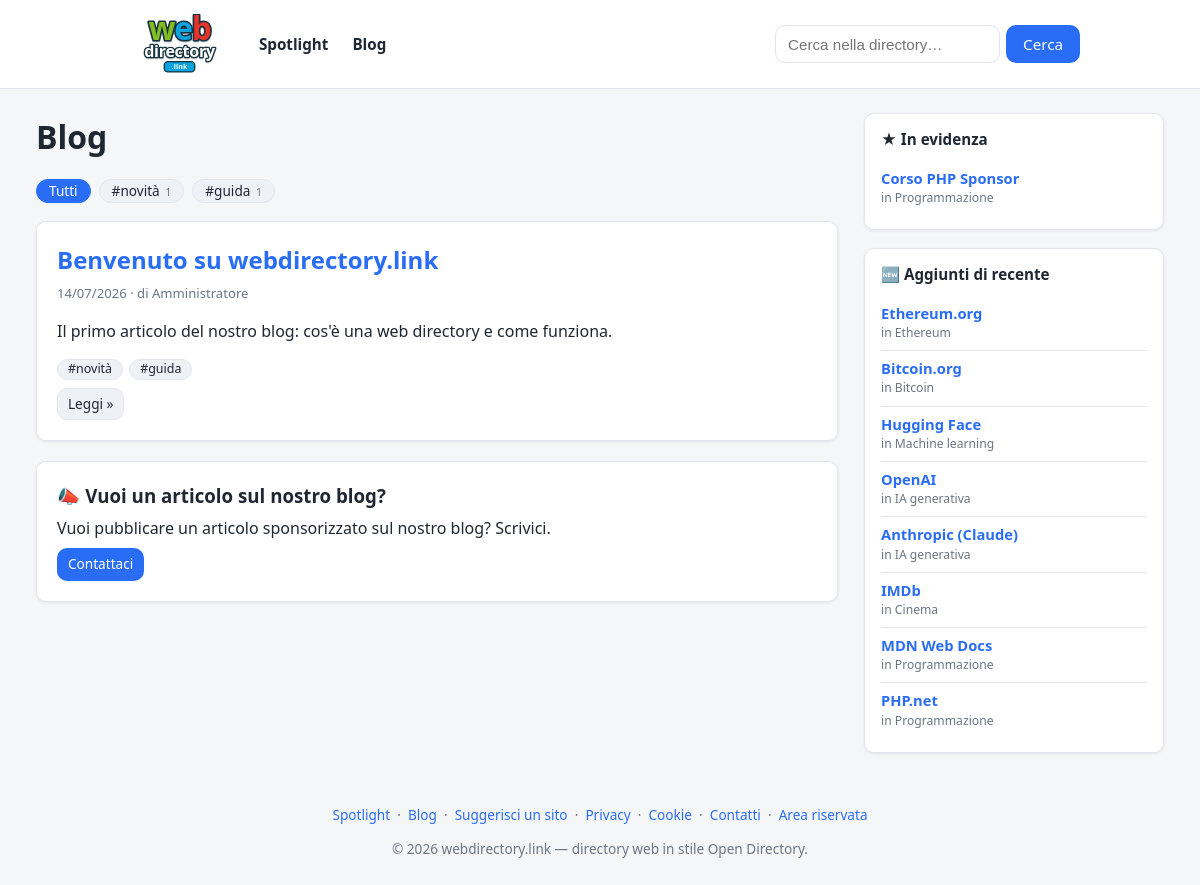
Page /blog on the committed database.
### tables this page shows
CREATE TABLE `posts` (
  `id`           INT UNSIGNED NOT NULL AUTO_INCREMENT,
  `title`        VARCHAR(200) NOT NULL,
  `slug`         VARCHAR(220) NOT NULL,
  `excerpt`      VARCHAR(500) NULL,
  `body`         MEDIUMTEXT NULL,
  `cover_image`  VARCHAR(500) NULL,
  `tags`         VARCHAR(255) NULL,
  `category_id`  INT UNSIGNED NULL,
  `is_sponsored`    TINYINT(1) NOT NULL DEFAULT 0,
  `sponsor_name`    VARCHAR(160) NULL,
  `sponsor_url`     VARCHAR(500) NULL,
  `sponsor_price`   DECIMAL(8,2) NULL,
  `sponsored_until` DATE NULL,
  `status`       ENUM('draft','published') NOT NULL DEFAULT 'draft',
  `author`       VARCHAR(120) NULL,
  `published_at` DATETIME NULL,
  `created_at`   DATETIME NOT NULL DEFAULT CURRENT_TIMESTAMP,
  PRIMARY KEY (`id`),
  UNIQUE KEY `uq_posts_slug` (`slug`),
  KEY `idx_posts_status` (`status`,`published_at`),
  KEY `idx_posts_category` (`category_id`),
  CONSTRAINT `fk_posts_category` FOREIGN KEY (`category_id`)
    REFERENCES `categories` (`id`) ON DELETE SET NULL
);

CREATE TABLE `links` (
  `id`           INT UNSIGNED NOT NULL AUTO_INCREMENT,
  `category_id`  INT UNSIGNED NOT NULL,
  `title`        VARCHAR(200) NOT NULL,
  `url`          VARCHAR(2048) NOT NULL,
  `description`  TEXT NULL,
  `status`       ENUM('approved','pending') NOT NULL DEFAULT 'approved',
  `submitted_by` VARCHAR(190) NULL,    
  `featured`         TINYINT(1) NOT NULL DEFAULT 0,    
  `featured_position` INT NOT NULL DEFAULT 0,          
  `featured_until`   DATE NULL,                        
  `image_url`    VARCHAR(2048) NULL,                   
  `latitude`     DECIMAL(10,7) NULL,                   
  `longitude`    DECIMAL(10,7) NULL,
  `address`      VARCHAR(255) NULL,                    
  `sort_order`   INT NOT NULL DEFAULT 0,
  `created_at`   DATETIME NOT NULL DEFAULT CURRENT_TIMESTAMP,
  PRIMARY KEY (`id`),
  KEY `idx_links_category` (`category_id`),
  KEY `idx_links_status` (`status`),
  KEY `idx_links_featured` (`featured`,`featured_position`),
  FULLTEXT KEY `ft_links_search` (`title`,`description`),
  CONSTRAINT `fk_links_category` FOREIGN KEY (`category_id`)
      REFERENCES `categories`(`id`) ON DELETE CASCADE
);

CREATE TABLE `categories` (
  `id`          INT UNSIGNED NOT NULL AUTO_INCREMENT,
  `parent_id`   INT UNSIGNED NULL,
  `name`        VARCHAR(160) NOT NULL,
  `slug`        VARCHAR(180) NOT NULL,
  `path`        VARCHAR(2000) NOT NULL DEFAULT '',   
  `description` TEXT NULL,
  `sort_order`  INT NOT NULL DEFAULT 0,
  `created_at`  DATETIME NOT NULL DEFAULT CURRENT_TIMESTAMP,
  PRIMARY KEY (`id`),
  KEY `idx_categories_parent` (`parent_id`),
  KEY `idx_categories_path` (`path`(191)),
  CONSTRAINT `fk_categories_parent` FOREIGN KEY (`parent_id`)
      REFERENCES `categories`(`id`) ON DELETE CASCADE
);

### app/helpers.php (called while the page is built, shortened)
<?php
function e(?string $v): string
{
    return htmlspecialchars((string) $v, ENT_QUOTES | ENT_SUBSTITUTE, 'UTF-8');
}
function setting(string $key, string $default = ''): string
{
    return Setting::get($key, $default);
}
function url(string $path = ''): string
{
    global $CONFIG;
    $base = rtrim($CONFIG['site']['base_url'] ?? '', '/');
    $path = '/' . ltrim($path, '/');
    return $base . ($path === '/' ? '/' : $path);
}
function view(string $view, array $data = [], string $layout = 'layout'): void
{
    extract($data, EXTR_SKIP);
    require APP_PATH . '/views/' . $view . '.php';
    require APP_PATH . '/views/partials/' . $layout . '.php';
}

### app/controllers/PublicController.php (called while the page is built, shortened)
<?php
class PublicController
{
    public static function blog(): void
    {
        global $CONFIG;
        $perPage = (int) ($CONFIG['per_page'] ?? 20);
        $page = max(1, (int) input('page', '1'));
        $offset = ($page - 1) * $perPage;
        $tag = trim(input('tag'));
        $tag = $tag !== '' ? $tag : null;
        view('public/blog', [
            'title'    => $tag ? 'Blog · #' . $tag : 'Blog',
            'posts'    => Post::published($perPage, $offset, $tag),
            'total'    => Post::publishedCount($tag),
            'page'     => $page,
            'perPage'  => $perPage,
            'tag'      => $tag,
            'tagCloud' => Post::tagCloud(),
        ]);
    }
}

### app/config.php (called while the page is built)
<?php
return [
    'db' => [
        'driver'  => getenv('DB_DRIVER') ?: 'mysql',
        'host'    => getenv('DB_HOST') ?: '127.0.0.1',
        'name'    => getenv('DB_NAME') ?: 'dircms',
        'user'    => getenv('DB_USER') ?: 'root',
        'pass'    => getenv('DB_PASS') ?: '',
        'charset' => 'utf8mb4',
    ],
    'site' => [
        'name'     => 'webdirectory.link',
        'base_url' => '',
        'url'      => getenv('SITE_URL') ?: 'https://webdirectory.link',
        'email'    => 'info@webdirectory.link',
        'owner'    => '',
    ],
    'per_page' => 20,
    'adsense' => [
        'client' => getenv('ADSENSE_CLIENT') ?: '',
        'slot'   => getenv('ADSENSE_SLOT') ?: '',
    ],
    'antispam' => [
        'enabled'  => true,
        'min_secs' => 3,
    ],
    'describe' => [
        'meta_enabled' => true,
        'ai_enabled'   => (bool) (getenv('ANTHROPIC_API_KEY')),
        'ai_api_key'   => getenv('ANTHROPIC_API_KEY') ?: '',
        'ai_model'     => 'claude-haiku-4-5',
    ],
];

### app/Database.php (called while the page is built, shortened)
<?php
class Database
{
    private static ?PDO $pdo = null;
    public static function connect(array $cfg): PDO
    {
        $dsn = sprintf(
            'mysql:host=%s;dbname=%s;charset=%s',
            $cfg['host'],
            $cfg['name'],
            $cfg['charset']
        );
        self::$pdo = new PDO($dsn, $cfg['user'], $cfg['pass'], [
            PDO::ATTR_ERRMODE            => PDO::ERRMODE_EXCEPTION,
            PDO::ATTR_DEFAULT_FETCH_MODE => PDO::FETCH_ASSOC,
            PDO::ATTR_EMULATE_PREPARES   => false,
        ]);
        return self::$pdo;
    }
    public static function pdo(): PDO
    {
        return self::$pdo;
    }
    public static function driver(): string
    {
        return (string) self::pdo()->getAttribute(PDO::ATTR_DRIVER_NAME);
    }
}

### app/models/Post.php (called while the page is built, shortened)
<?php
class Post
{
    public static function db(): PDO
    {
        return Database::pdo();
    }
    public static function published(int $limit, int $offset, ?string $tag = null): array
    {
        $sql = "SELECT p.*, c.name AS category_name, c.path AS category_path
                FROM posts p LEFT JOIN categories c ON c.id = p.category_id
                WHERE p.status = 'published'";
        $sql .= ' ORDER BY p.published_at DESC, p.id DESC LIMIT ? OFFSET ?';
        $st = self::db()->prepare(self::concatSql($sql));
        $i = 1;
        $st->bindValue($i++, $limit, PDO::PARAM_INT);
        $st->bindValue($i++, $offset, PDO::PARAM_INT);
        $st->execute();
        return $st->fetchAll();
    }
    private static function concatSql(string $sql): string
    {
        if (Database::driver() === 'mysql') {
            $sql = str_replace(
                "(',' || REPLACE(LOWER(p.tags), ', ', ',') || ',')",
                "CONCAT(',', REPLACE(LOWER(p.tags), ', ', ','), ',')",
                $sql
            );
        }
        return $sql;
    }
    public static function tagCloud(): array
    {
        $rows = self::db()->query(
            "SELECT tags FROM posts WHERE status = 'published' AND tags IS NOT NULL AND tags <> ''"
        )->fetchAll();
        $counts = [];
        foreach ($rows as $r) {
            foreach (self::splitTags($r['tags']) as $t) {
                $key = mb_strtolower($t);
                if (!isset($counts[$key])) {
                    $counts[$key] = ['tag' => $t, 'count' => 0];
                }
                $counts[$key]['count']++;
            }
        }
        uasort($counts, fn($a, $b) => $b['count'] <=> $a['count']);
        return array_values($counts);
    }
    public static function splitTags(?string $tags): array
    {
        $parts = array_map('trim', explode(',', $tags));
        return array_values(array_filter($parts, fn($t) => $t !== ''));
    }
}

### app/models/Setting.php (called while the page is built, shortened)
<?php
class Setting
{
    private static ?array $cache = null;
    private static function load(): array
    {
        if (self::$cache !== null) {
            return self::$cache;
        }
        self::$cache = [];
        try {
            $rows = Database::pdo()->query('SELECT `key`,`value` FROM settings');
            foreach ($rows as $r) {
                self::$cache[$r['key']] = $r['value'];
            }
        } catch (Throwable $e) {
        }
        return self::$cache;
    }
    public static function get(string $key, string $default = ''): string
    {
        $all = self::load();
        $v = $all[$key] ?? null;
        return ($v === null || $v === '') ? $default : $v;
    }
}

### app/models/Link.php (called while the page is built, shortened)
<?php
class Link
{
    public static function db(): PDO
    {
        return Database::pdo();
    }
    public static function expireFeatured(): void
    {
        $st = self::db()->prepare(
            "UPDATE links SET featured = 0
             WHERE featured = 1 AND featured_until IS NOT NULL AND featured_until < ?"
        );
        $st->execute([date('Y-m-d')]);
    }
    public static function topFeatured(int $limit): array
    {
        self::expireFeatured();
        $st = self::db()->prepare(
            "SELECT l.*, c.name AS category_name, c.path AS category_path
             FROM links l JOIN categories c ON c.id = l.category_id
             WHERE l.featured = 1 AND l.status = 'approved'
             ORDER BY l.featured_position ASC, l.created_at DESC
             LIMIT ?"
        );
        $st->bindValue(1, $limit, PDO::PARAM_INT);
        $st->execute();
        return $st->fetchAll();
    }
    public static function recent(int $limit): array
    {
        $st = self::db()->prepare(
            "SELECT l.*, c.name AS category_name, c.path AS category_path
             FROM links l JOIN categories c ON c.id = l.category_id
             WHERE l.status = 'approved'
             ORDER BY l.created_at DESC, l.id DESC
             LIMIT ?"
        );
        $st->bindValue(1, $limit, PDO::PARAM_INT);
        $st->execute();
        return $st->fetchAll();
    }
}

### app/views/public/blog.php (the view, shortened to what this page needs)
<div class="page-head">
  <h1 style="margin:0">Blog</h1>
</div>
<?php if (!empty($tagCloud)): ?>
  <div class="tag-cloud">
    <a class="tag-chip<?= $tag === null ? ' active' : '' ?>" href="<?= e(url('/blog')) ?>">Tutti</a>
    <?php foreach ($tagCloud as $tc): ?>
      <a class="tag-chip<?= ($tag !== null && mb_strtolower($tag) === mb_strtolower($tc['tag'])) ? ' active' : '' ?>"
         href="<?= e(url('/blog') . '?tag=' . rawurlencode($tc['tag'])) ?>">
        #<?= e($tc['tag']) ?> <span class="tc-n"><?= (int) $tc['count'] ?></span>
      </a>
    <?php endforeach; ?>
  </div>
<?php endif; ?>
<?php if (!$posts): ?>
  <p class="muted"><?= $tag !== null ? 'Nessun articolo con questo tag.' : 'Nessun articolo pubblicato al momento.' ?></p>
<?php else: ?>
  <?php foreach ($posts as $p): ?>
    <div class="panel post-card">
      <div class="post-card-body">
        <h2 style="margin:0 0 6px">
          <a href="<?= e(url('/blog/' . $p['slug'])) ?>"><?= e($p['title']) ?></a>
        </h2>
        <div class="muted" style="font-size:.82rem; margin-bottom:8px">
          <?= e(date('d/m/Y', strtotime((string)($p['published_at'] ?? $p['created_at'])))) ?>
          <?php if (!empty($p['author'])): ?> · di <?= e($p['author']) ?><?php endif; ?>
        </div>
        <?php if (!empty($p['excerpt'])): ?>
          <p><?= e($p['excerpt']) ?></p>
        <?php endif; ?>
        <?php $ptags = Post::splitTags($p['tags'] ?? null); ?>
        <?php if ($ptags): ?>
          <div class="post-tags">
            <?php foreach ($ptags as $t): ?>
              <a class="tag-chip small" href="<?= e(url('/blog') . '?tag=' . rawurlencode($t)) ?>">#<?= e($t) ?></a>
            <?php endforeach; ?>
          </div>
        <?php endif; ?>
        <a class="btn small secondary" href="<?= e(url('/blog/' . $p['slug'])) ?>">Leggi »</a>
      </div>
    </div>
  <?php endforeach; ?>
<?php endif; ?>
<?php
  $spInfo  = setting('sponsor_info', '');
  $spPrice = trim((string) setting('sponsor_price', ''));
?>
<?php if ($spInfo !== '' || $spPrice !== ''): ?>
  <div class="panel sponsor-cta">
    <h3 style="margin:0 0 6px">📣 Vuoi un articolo sul nostro blog?</h3>
    <?php if ($spInfo !== ''): ?><p style="margin:0 0 8px"><?= e($spInfo) ?></p><?php endif; ?>
    <a class="btn small" href="<?= e(url('/contatti')) ?>">Contattaci</a>
  </div>
<?php endif; ?>

### public/index.php (shortened to what this page needs)
<?php
$configFile = APP_PATH . '/config.php';
$CONFIG = require $configFile;
require APP_PATH . '/Database.php';
require APP_PATH . '/helpers.php';
require APP_PATH . '/models/Link.php';
require APP_PATH . '/models/Setting.php';
require APP_PATH . '/models/Post.php';
require APP_PATH . '/controllers/PublicController.php';
$uri = parse_url($_SERVER['REQUEST_URI'] ?? '/', PHP_URL_PATH) ?? '/';
$uri = '/' . trim(rawurldecode($uri), '/');
$method = $_SERVER['REQUEST_METHOD'] ?? 'GET';
foreach ($routes as [$rMethod, $pattern, $handler]) {
    if ($rMethod === $method && preg_match($pattern, $uri, $m)) {
        array_shift($m);
        $handler(...$m);
        exit;
    }
}

### app/views/partials/sidebar.php (shortened to what this page needs)
<?php
$topLinks    = Link::topFeatured(5);
$recentLinks = Link::recent(8);
?>
<aside class="sidebar">
  <div class="side-box">
    <h3 class="side-title">★ In evidenza</h3>
    <?php if ($topLinks): ?>
      <ul class="side-list">
        <?php foreach ($topLinks as $l): ?>
          <li>
            <a class="side-link" href="<?= e($l['url']) ?>" target="_blank" rel="nofollow noopener sponsored"><?= e($l['title']) ?></a>
            <span class="side-cat">in <a href="<?= e(url($l['category_path'])) ?>"><?= e($l['category_name']) ?></a></span>
          </li>
        <?php endforeach; ?>
      </ul>
    <?php endif; ?>
  </div>
  <div class="side-box">
    <h3 class="side-title">🆕 Aggiunti di recente</h3>
    <?php if ($recentLinks): ?>
      <ul class="side-list">
        <?php foreach ($recentLinks as $l): ?>
          <li>
            <a class="side-link" href="<?= e($l['url']) ?>" target="_blank" rel="nofollow noopener"><?= e($l['title']) ?></a>
            <span class="side-cat">in <a href="<?= e(url($l['category_path'])) ?>"><?= e($l['category_name']) ?></a></span>
          </li>
        <?php endforeach; ?>
      </ul>
    <?php else: ?>
      <p class="side-empty">Ancora nessun sito. <a href="<?= e(url('/suggest')) ?>">Suggeriscine uno</a>.</p>
    <?php endif; ?>
  </div>
</aside>

### rows in the picture
posts: title "Benvenuto su webdirectory.link", published_at "14/07/2026", author "Amministratore", excerpt "Il primo articolo del nostro blog: cos'è una web directory e come funziona.", t "novità", t "guida"
links: title "Corso PHP Sponsor", category.name "Programmazione"
links: title "Ethereum.org", category.name "Ethereum"
links: title "Bitcoin.org", category.name "Bitcoin"
links: title "Hugging Face", category.name "Machine learning"
links: title "OpenAI", category.name "IA generativa"
links: title "Anthropic (Claude)", category.name "IA generativa"
links: title "IMDb", category.name "Cinema"
links: title "MDN Web Docs", category.name "Programmazione"
links: title "PHP.net", category.name "Programmazione"

### other values in the picture
$tc['tag'] "novità"
$tc['count'] "1"
$tc['tag'] "guida"
$spInfo "Vuoi pubblicare un articolo sponsorizzato sul nostro blog? Scrivici."
